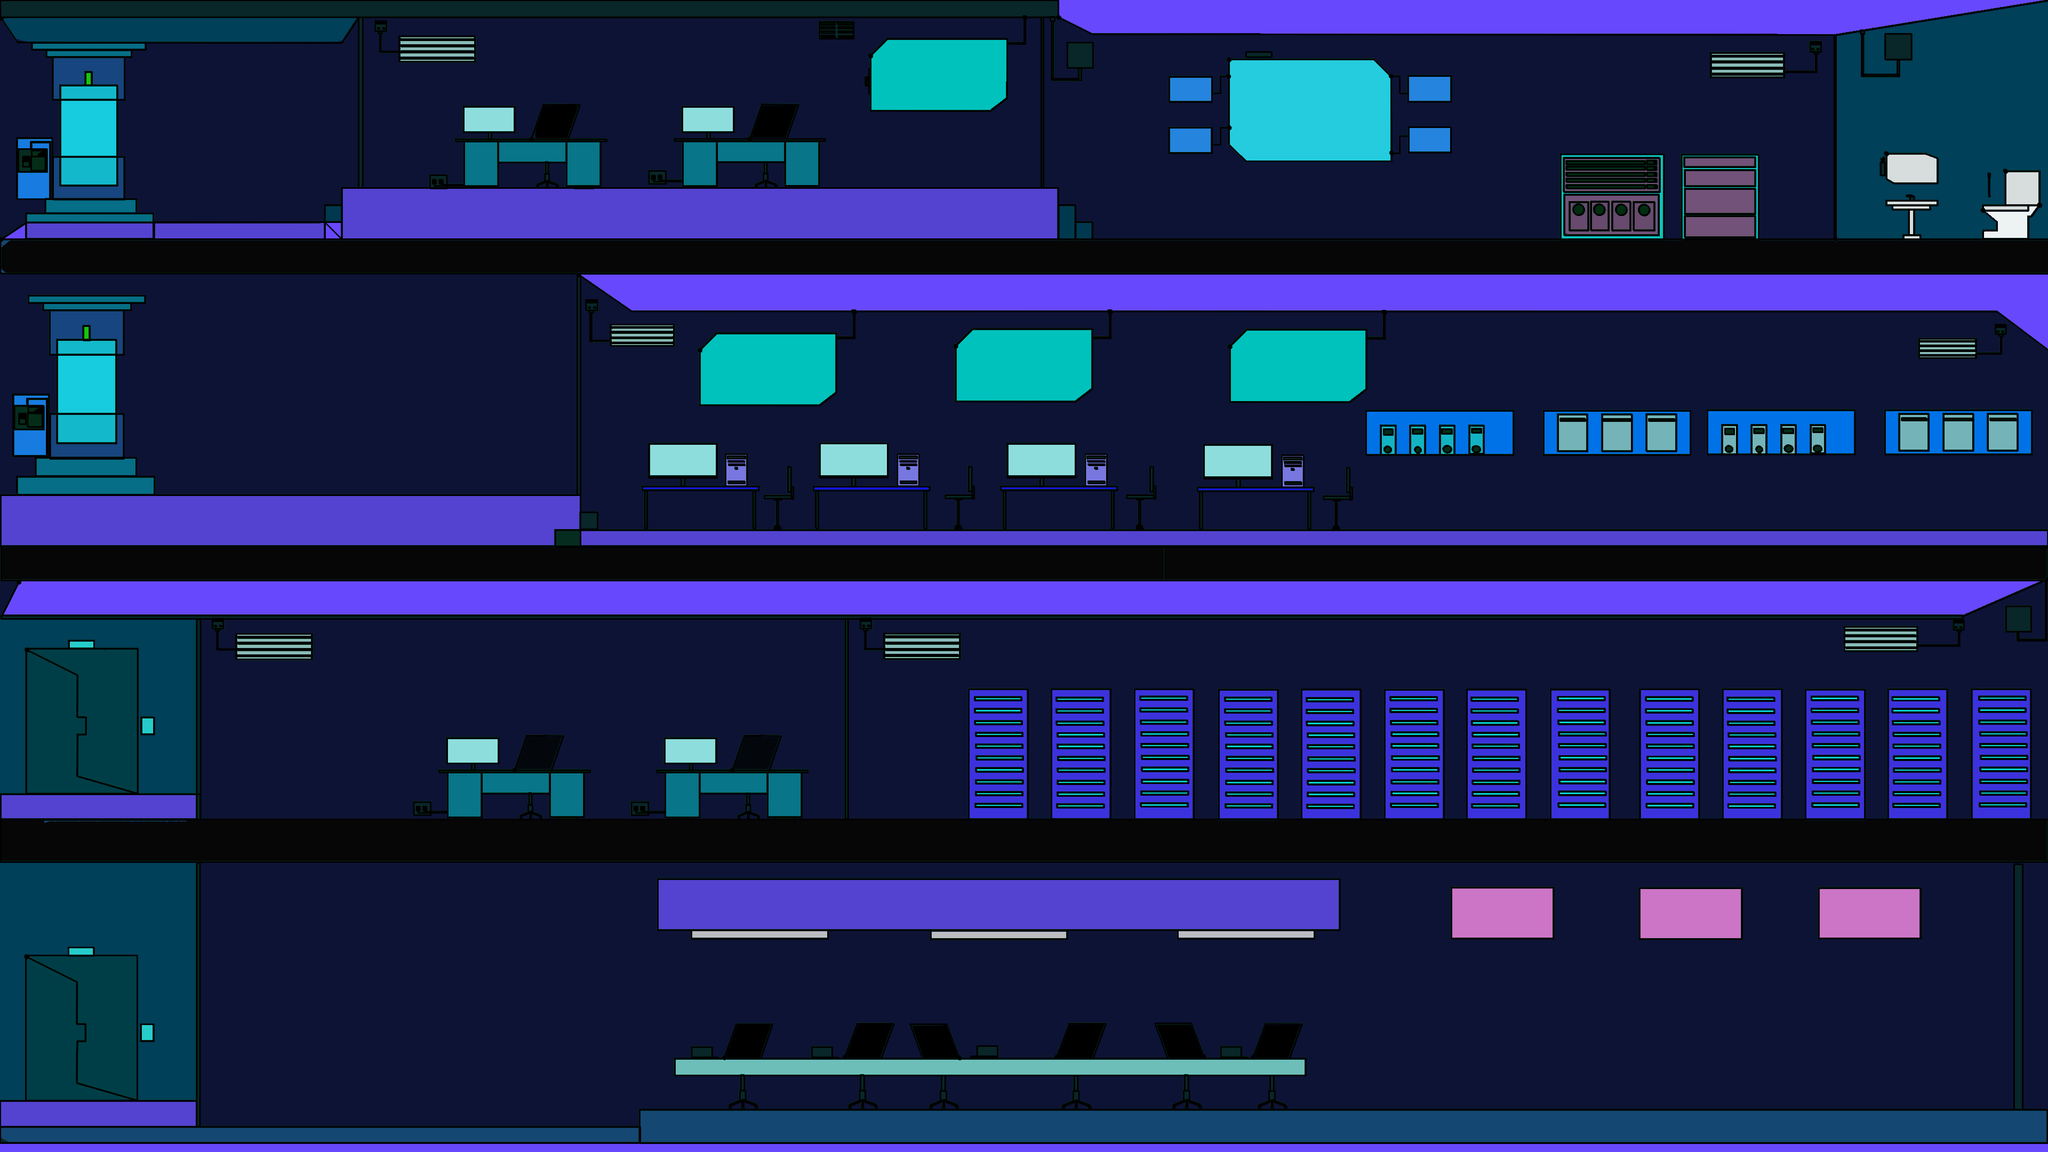

This game map was drawn from its Tiled (.tmx) file and the tilesets committed beside it. A one-line description and the trimmed map source follow:
An orthogonal 120x270 tile map with 32x8 px tiles, 1 tile layer (Tile Layer 1).

<map version="1.4" tiledversion="1.4.1" orientation="orthogonal" renderorder="right-down" width="120" height="270" tilewidth="32" tileheight="8" infinite="0" nextlayerid="3" nextobjectid="1">
 <tileset firstgid="1" source="Test01.tsx" />
 <layer id="1" name="Tile Layer 1" width="120" height="270">
  <data>[32400 cells, 32400 non-empty, 32400 distinct tile ids]</data>
 </layer>
 <objectgroup id="2" name="Object Layer 1" />
</map>